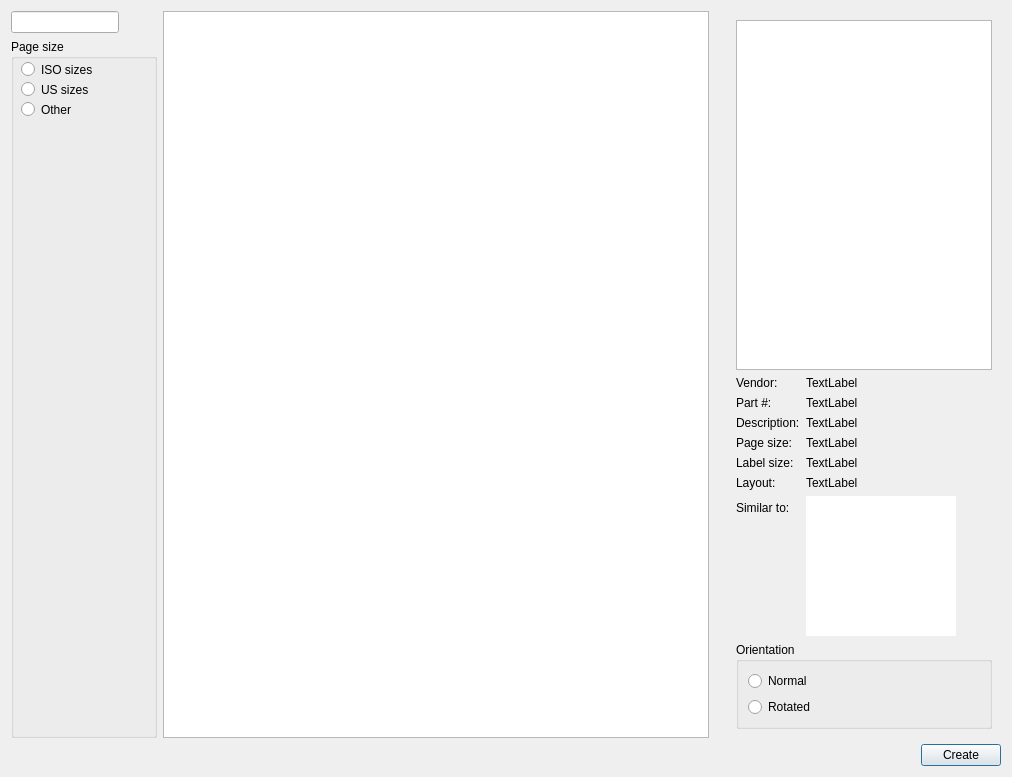
<?xml version="1.0" encoding="UTF-8"?>
<ui version="4.0">
 <class>NewLabelDialog</class>
 <widget class="QDialog" name="NewLabelDialog">
  <property name="geometry">
   <rect>
    <x>0</x>
    <y>0</y>
    <width>1012</width>
    <height>777</height>
   </rect>
  </property>
  <property name="windowTitle">
   <string>Dialog</string>
  </property>
  <layout class="QHBoxLayout" name="horizontalLayout_4">
   <item>
    <layout class="QVBoxLayout" name="verticalLayout_3">
     <item>
      <layout class="QHBoxLayout" name="horizontalLayout_2">
       <item>
        <layout class="QVBoxLayout" name="verticalLayout_2">
         <item>
          <widget class="QLineEdit" name="searchEntry">
           <property name="sizePolicy">
            <sizepolicy hsizetype="Maximum" vsizetype="Fixed">
             <horstretch>0</horstretch>
             <verstretch>0</verstretch>
            </sizepolicy>
           </property>
          </widget>
         </item>
         <item>
          <widget class="QGroupBox" name="groupBox">
           <property name="sizePolicy">
            <sizepolicy hsizetype="Preferred" vsizetype="Preferred">
             <horstretch>0</horstretch>
             <verstretch>0</verstretch>
            </sizepolicy>
           </property>
           <property name="minimumSize">
            <size>
             <width>146</width>
             <height>87</height>
            </size>
           </property>
           <property name="font">
            <font>
             <pointsize>9</pointsize>
            </font>
           </property>
           <property name="autoFillBackground">
            <bool>false</bool>
           </property>
           <property name="title">
            <string>Page size</string>
           </property>
           <property name="flat">
            <bool>false</bool>
           </property>
           <property name="checkable">
            <bool>false</bool>
           </property>
           <widget class="QRadioButton" name="pageSizeIsoRadio">
            <property name="geometry">
             <rect>
              <x>10</x>
              <y>20</y>
              <width>121</width>
              <height>21</height>
             </rect>
            </property>
            <property name="font">
             <font>
              <weight>50</weight>
              <bold>false</bold>
             </font>
            </property>
            <property name="text">
             <string>ISO sizes</string>
            </property>
           </widget>
           <widget class="QRadioButton" name="pageSizeUsRadio">
            <property name="geometry">
             <rect>
              <x>10</x>
              <y>40</y>
              <width>111</width>
              <height>21</height>
             </rect>
            </property>
            <property name="font">
             <font>
              <weight>50</weight>
              <bold>false</bold>
             </font>
            </property>
            <property name="text">
             <string>US sizes</string>
            </property>
           </widget>
           <widget class="QRadioButton" name="pageSizeOtherRadio">
            <property name="geometry">
             <rect>
              <x>10</x>
              <y>60</y>
              <width>111</width>
              <height>21</height>
             </rect>
            </property>
            <property name="font">
             <font>
              <weight>50</weight>
              <bold>false</bold>
             </font>
            </property>
            <property name="text">
             <string>Other</string>
            </property>
           </widget>
          </widget>
         </item>
        </layout>
       </item>
       <item>
        <widget class="gLabels::TemplatePicker" name="templatePicker">
         <property name="showDropIndicator" stdset="0">
          <bool>false</bool>
         </property>
        </widget>
       </item>
       <item>
        <widget class="QStackedWidget" name="selectionStackedWidget">
         <property name="sizePolicy">
          <sizepolicy hsizetype="Maximum" vsizetype="Preferred">
           <horstretch>0</horstretch>
           <verstretch>0</verstretch>
          </sizepolicy>
         </property>
         <property name="currentIndex">
          <number>1</number>
         </property>
         <widget class="QWidget" name="page">
          <layout class="QHBoxLayout" name="horizontalLayout_5">
           <item>
            <layout class="QVBoxLayout" name="verticalLayout_6">
             <property name="leftMargin">
              <number>12</number>
             </property>
             <property name="topMargin">
              <number>9</number>
             </property>
             <item>
              <widget class="QLabel" name="label_2">
               <property name="enabled">
                <bool>false</bool>
               </property>
               <property name="font">
                <font>
                 <pointsize>10</pointsize>
                 <weight>75</weight>
                 <bold>true</bold>
                </font>
               </property>
               <property name="text">
                <string>No selection</string>
               </property>
               <property name="alignment">
                <set>Qt::AlignCenter</set>
               </property>
              </widget>
             </item>
            </layout>
           </item>
          </layout>
         </widget>
         <widget class="QWidget" name="page_2">
          <layout class="QHBoxLayout" name="horizontalLayout_6">
           <item>
            <layout class="QVBoxLayout" name="verticalLayout_4">
             <property name="sizeConstraint">
              <enum>QLayout::SetFixedSize</enum>
             </property>
             <property name="leftMargin">
              <number>12</number>
             </property>
             <item>
              <widget class="gLabels::SimplePreview" name="simplePreview">
               <property name="sizePolicy">
                <sizepolicy hsizetype="Fixed" vsizetype="Fixed">
                 <horstretch>0</horstretch>
                 <verstretch>0</verstretch>
                </sizepolicy>
               </property>
               <property name="minimumSize">
                <size>
                 <width>250</width>
                 <height>350</height>
                </size>
               </property>
               <property name="alignment">
                <set>Qt::AlignCenter</set>
               </property>
              </widget>
             </item>
             <item>
              <layout class="QFormLayout" name="formLayout">
               <item row="0" column="0">
                <widget class="QLabel" name="label">
                 <property name="text">
                  <string>Vendor:</string>
                 </property>
                </widget>
               </item>
               <item row="0" column="1">
                <widget class="QLabel" name="vendorLabel">
                 <property name="text">
                  <string notr="true">TextLabel</string>
                 </property>
                </widget>
               </item>
               <item row="1" column="0">
                <widget class="QLabel" name="label_3">
                 <property name="text">
                  <string>Part #:</string>
                 </property>
                </widget>
               </item>
               <item row="1" column="1">
                <widget class="QLabel" name="partLabel">
                 <property name="text">
                  <string notr="true">TextLabel</string>
                 </property>
                </widget>
               </item>
               <item row="2" column="0">
                <widget class="QLabel" name="label_5">
                 <property name="text">
                  <string>Description:</string>
                 </property>
                </widget>
               </item>
               <item row="2" column="1">
                <widget class="QLabel" name="descriptionLabel">
                 <property name="text">
                  <string notr="true">TextLabel</string>
                 </property>
                 <property name="wordWrap">
                  <bool>false</bool>
                 </property>
                </widget>
               </item>
               <item row="3" column="0">
                <widget class="QLabel" name="label_7">
                 <property name="text">
                  <string>Page size:</string>
                 </property>
                </widget>
               </item>
               <item row="3" column="1">
                <widget class="QLabel" name="pageSizeLabel">
                 <property name="text">
                  <string notr="true">TextLabel</string>
                 </property>
                </widget>
               </item>
               <item row="4" column="0">
                <widget class="QLabel" name="label_9">
                 <property name="text">
                  <string>Label size:</string>
                 </property>
                </widget>
               </item>
               <item row="4" column="1">
                <widget class="QLabel" name="labelSizeLabel">
                 <property name="text">
                  <string notr="true">TextLabel</string>
                 </property>
                </widget>
               </item>
               <item row="5" column="0">
                <widget class="QLabel" name="label_11">
                 <property name="text">
                  <string>Layout:</string>
                 </property>
                </widget>
               </item>
               <item row="5" column="1">
                <widget class="QLabel" name="layoutLabel">
                 <property name="text">
                  <string notr="true">TextLabel</string>
                 </property>
                </widget>
               </item>
               <item row="6" column="0">
                <widget class="QLabel" name="similarLabel">
                 <property name="text">
                  <string>Similar to:</string>
                 </property>
                </widget>
               </item>
               <item row="6" column="1">
                <widget class="QTextBrowser" name="similarBrowser">
                 <property name="sizePolicy">
                  <sizepolicy hsizetype="Fixed" vsizetype="Expanding">
                   <horstretch>0</horstretch>
                   <verstretch>0</verstretch>
                  </sizepolicy>
                 </property>
                 <property name="maximumSize">
                  <size>
                   <width>150</width>
                   <height>16777215</height>
                  </size>
                 </property>
                 <property name="acceptDrops">
                  <bool>false</bool>
                 </property>
                 <property name="autoFillBackground">
                  <bool>false</bool>
                 </property>
                 <property name="frameShape">
                  <enum>QFrame::NoFrame</enum>
                 </property>
                 <property name="openLinks">
                  <bool>false</bool>
                 </property>
                </widget>
               </item>
              </layout>
             </item>
             <item>
              <widget class="QGroupBox" name="orientationGroupBox">
               <property name="sizePolicy">
                <sizepolicy hsizetype="Preferred" vsizetype="Expanding">
                 <horstretch>0</horstretch>
                 <verstretch>0</verstretch>
                </sizepolicy>
               </property>
               <property name="title">
                <string>Orientation</string>
               </property>
               <layout class="QHBoxLayout" name="horizontalLayout_3">
                <property name="leftMargin">
                 <number>9</number>
                </property>
                <item>
                 <layout class="QVBoxLayout" name="verticalLayout">
                  <item>
                   <widget class="QRadioButton" name="orientationNormalRadio">
                    <property name="sizePolicy">
                     <sizepolicy hsizetype="Minimum" vsizetype="Fixed">
                      <horstretch>0</horstretch>
                      <verstretch>0</verstretch>
                     </sizepolicy>
                    </property>
                    <property name="text">
                     <string>Normal</string>
                    </property>
                   </widget>
                  </item>
                  <item>
                   <widget class="QRadioButton" name="orientationRotatedRadio">
                    <property name="sizePolicy">
                     <sizepolicy hsizetype="Minimum" vsizetype="Fixed">
                      <horstretch>0</horstretch>
                      <verstretch>0</verstretch>
                     </sizepolicy>
                    </property>
                    <property name="text">
                     <string>Rotated</string>
                    </property>
                   </widget>
                  </item>
                  <item>
                   <spacer name="verticalSpacer">
                    <property name="orientation">
                     <enum>Qt::Vertical</enum>
                    </property>
                    <property name="sizeHint" stdset="0">
                     <size>
                      <width>20</width>
                      <height>40</height>
                     </size>
                    </property>
                   </spacer>
                  </item>
                 </layout>
                </item>
               </layout>
              </widget>
             </item>
            </layout>
           </item>
          </layout>
         </widget>
        </widget>
       </item>
      </layout>
     </item>
     <item>
      <layout class="QHBoxLayout" name="horizontalLayout">
       <item>
        <spacer name="horizontalSpacer">
         <property name="orientation">
          <enum>Qt::Horizontal</enum>
         </property>
         <property name="sizeHint" stdset="0">
          <size>
           <width>40</width>
           <height>20</height>
          </size>
         </property>
        </spacer>
       </item>
       <item>
        <widget class="QPushButton" name="createButton">
         <property name="text">
          <string>Create</string>
         </property>
        </widget>
       </item>
      </layout>
     </item>
    </layout>
   </item>
  </layout>
 </widget>
 <customwidgets>
  <customwidget>
   <class>gLabels::TemplatePicker</class>
   <extends>QListWidget</extends>
   <header>TemplatePicker.h</header>
  </customwidget>
  <customwidget>
   <class>gLabels::SimplePreview</class>
   <extends>QGraphicsView</extends>
   <header>SimplePreview.h</header>
  </customwidget>
 </customwidgets>
 <resources/>
 <connections/>
</ui>
